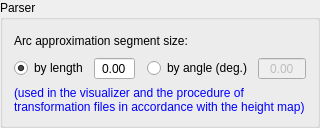
          <widget class="GroupBox" name="grpParser">
           <property name="title">
            <string>Parser</string>
           </property>
           <layout class="QVBoxLayout" name="verticalLayout_8">
            <item>
             <layout class="QHBoxLayout" name="horizontalLayout_11">
              <item>
               <widget class="QLabel" name="label_32">
                <property name="text">
                 <string>Arc approximation segment size:</string>
                </property>
               </widget>
              </item>
              <item>
               <spacer name="horizontalSpacer_14">
                <property name="orientation">
                 <enum>Qt::Horizontal</enum>
                </property>
                <property name="sizeHint" stdset="0">
                 <size>
                  <width>0</width>
                  <height>20</height>
                 </size>
                </property>
               </spacer>
              </item>
             </layout>
            </item>
            <item>
             <layout class="QGridLayout" name="gridLayout_7">
              <item row="0" column="0">
               <widget class="QRadioButton" name="radArcLengthMode">
                <property name="text">
                 <string>by length</string>
                </property>
                <property name="checked">
                 <bool>true</bool>
                </property>
               </widget>
              </item>
              <item row="0" column="2">
               <spacer name="horizontalSpacer_15">
                <property name="orientation">
                 <enum>Qt::Horizontal</enum>
                </property>
                <property name="sizeType">
                 <enum>QSizePolicy::Fixed</enum>
                </property>
                <property name="sizeHint" stdset="0">
                 <size>
                  <width>6</width>
                  <height>20</height>
                 </size>
                </property>
               </spacer>
              </item>
              <item row="0" column="1">
               <widget class="QDoubleSpinBox" name="txtArcLength">
                <property name="enabled">
                 <bool>true</bool>
                </property>
                <property name="alignment">
                 <set>Qt::AlignCenter</set>
                </property>
                <property name="buttonSymbols">
                 <enum>QAbstractSpinBox::NoButtons</enum>
                </property>
                <property name="decimals">
                 <number>2</number>
                </property>
                <property name="maximum">
                 <double>99.000000000000000</double>
                </property>
               </widget>
              </item>
              <item row="0" column="3">
               <widget class="QRadioButton" name="radArcDegreeMode">
                <property name="text">
                 <string>by angle (deg.)</string>
                </property>
               </widget>
              </item>
              <item row="0" column="4">
               <widget class="QDoubleSpinBox" name="txtArcDegree">
                <property name="enabled">
                 <bool>false</bool>
                </property>
                <property name="alignment">
                 <set>Qt::AlignCenter</set>
                </property>
                <property name="buttonSymbols">
                 <enum>QAbstractSpinBox::NoButtons</enum>
                </property>
                <property name="decimals">
                 <number>2</number>
                </property>
                <property name="maximum">
                 <double>180.000000000000000</double>
                </property>
               </widget>
              </item>
             </layout>
            </item>
            <item>
             <layout class="QHBoxLayout" name="horizontalLayout_12">
              <item>
               <widget class="QLabel" name="label_35">
                <property name="styleSheet">
                 <string notr="true">color: blue;</string>
                </property>
                <property name="text">
                 <string>(used in the visualizer and the procedure of transformation files in accordance with the height map)</string>
                </property>
                <property name="wordWrap">
                 <bool>true</bool>
                </property>
               </widget>
              </item>
             </layout>
            </item>
           </layout>
          </widget>
